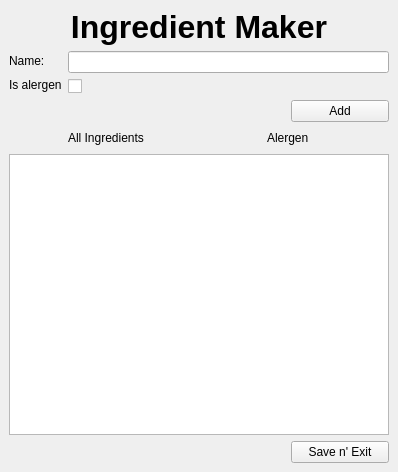
<?xml version="1.0" encoding="UTF-8"?>
<ui version="4.0">
 <class>ingredientWindow</class>
 <widget class="QMainWindow" name="ingredientWindow">
  <property name="geometry">
   <rect>
    <x>0</x>
    <y>0</y>
    <width>398</width>
    <height>472</height>
   </rect>
  </property>
  <property name="windowTitle">
   <string>MainWindow</string>
  </property>
  <widget class="QWidget" name="centralwidget">
   <layout class="QGridLayout" name="gridLayout">
    <item row="0" column="0" colspan="6">
     <widget class="QLabel" name="label_4">
      <property name="sizePolicy">
       <sizepolicy hsizetype="Preferred" vsizetype="Fixed">
        <horstretch>0</horstretch>
        <verstretch>0</verstretch>
       </sizepolicy>
      </property>
      <property name="font">
       <font>
        <pointsize>24</pointsize>
        <bold>true</bold>
       </font>
      </property>
      <property name="text">
       <string>Ingredient Maker</string>
      </property>
      <property name="alignment">
       <set>Qt::AlignCenter</set>
      </property>
      <property name="wordWrap">
       <bool>false</bool>
      </property>
     </widget>
    </item>
    <item row="1" column="0">
     <layout class="QVBoxLayout" name="verticalLayout">
      <item>
       <widget class="QLabel" name="label_3">
        <property name="text">
         <string>Name:</string>
        </property>
       </widget>
      </item>
      <item>
       <widget class="QLabel" name="label">
        <property name="text">
         <string>Is alergen</string>
        </property>
       </widget>
      </item>
     </layout>
    </item>
    <item row="1" column="1" colspan="5">
     <layout class="QVBoxLayout" name="verticalLayout_2">
      <item>
       <widget class="QLineEdit" name="nameBox"/>
      </item>
      <item>
       <widget class="QCheckBox" name="alergenCheckBox">
        <property name="text">
         <string/>
        </property>
       </widget>
      </item>
     </layout>
    </item>
    <item row="2" column="0" colspan="4">
     <spacer name="horizontalSpacer_2">
      <property name="orientation">
       <enum>Qt::Horizontal</enum>
      </property>
      <property name="sizeHint" stdset="0">
       <size>
        <width>216</width>
        <height>20</height>
       </size>
      </property>
     </spacer>
    </item>
    <item row="2" column="4" colspan="2">
     <widget class="QPushButton" name="addButton">
      <property name="text">
       <string>Add</string>
      </property>
     </widget>
    </item>
    <item row="3" column="0">
     <spacer name="horizontalSpacer_3">
      <property name="orientation">
       <enum>Qt::Horizontal</enum>
      </property>
      <property name="sizeHint" stdset="0">
       <size>
        <width>49</width>
        <height>20</height>
       </size>
      </property>
     </spacer>
    </item>
    <item row="3" column="1">
     <widget class="QLabel" name="label_2">
      <property name="text">
       <string>All Ingredients</string>
      </property>
     </widget>
    </item>
    <item row="3" column="2">
     <spacer name="horizontalSpacer">
      <property name="orientation">
       <enum>Qt::Horizontal</enum>
      </property>
      <property name="sizeHint" stdset="0">
       <size>
        <width>227</width>
        <height>20</height>
       </size>
      </property>
     </spacer>
    </item>
    <item row="3" column="3" colspan="2">
     <widget class="QLabel" name="label_5">
      <property name="text">
       <string>Alergen</string>
      </property>
     </widget>
    </item>
    <item row="3" column="5">
     <spacer name="horizontalSpacer_4">
      <property name="orientation">
       <enum>Qt::Horizontal</enum>
      </property>
      <property name="sizeHint" stdset="0">
       <size>
        <width>71</width>
        <height>20</height>
       </size>
      </property>
     </spacer>
    </item>
    <item row="4" column="0" colspan="6">
     <widget class="QListWidget" name="ingredientsListWidget">
      <property name="textElideMode">
       <enum>Qt::ElideMiddle</enum>
      </property>
      <property name="modelColumn">
       <number>0</number>
      </property>
      <property name="selectionRectVisible">
       <bool>true</bool>
      </property>
     </widget>
    </item>
    <item row="5" column="0" colspan="4">
     <spacer name="horizontalSpacer_9">
      <property name="orientation">
       <enum>Qt::Horizontal</enum>
      </property>
      <property name="sizeHint" stdset="0">
       <size>
        <width>291</width>
        <height>20</height>
       </size>
      </property>
     </spacer>
    </item>
    <item row="5" column="4" colspan="2">
     <widget class="QPushButton" name="saveButton">
      <property name="text">
       <string>Save n' Exit</string>
      </property>
     </widget>
    </item>
   </layout>
  </widget>
 </widget>
 <resources/>
 <connections/>
</ui>
